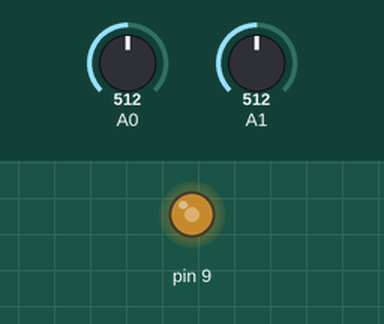
The sketch below on a simulated Arduino Uno, built with avr-gcc and run on an emulated ATmega328P. On the bench: output pins drawn as LEDs (lit = HIGH). Inputs (shaded band) come from the test bench; at power-on: A1 = 512, A0 = 512.

Above: at 1.2 s.
1.3 s: A1 set to 716
At 2.0 s:
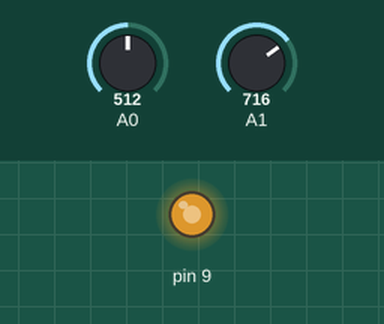
2.8 s: A0 set to 0
At 3.1 s:
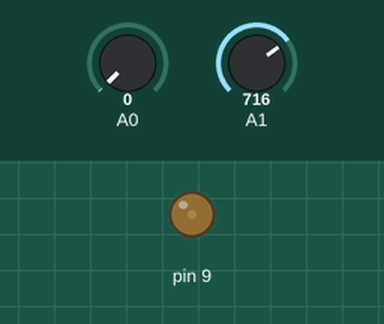
4.3 s: A0 set to 122
At 5.5 s:
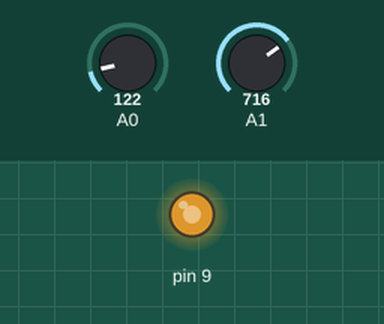
5.8 s: A1 set to 900
At 6.6 s:
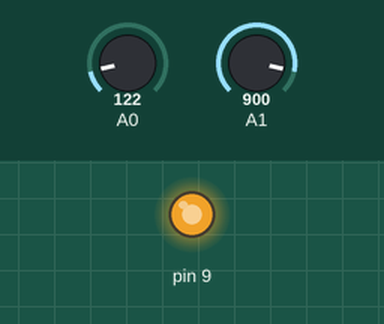
Timing chart, 0 to 8.3 s (numbered marks = the images above; inputs shaded):
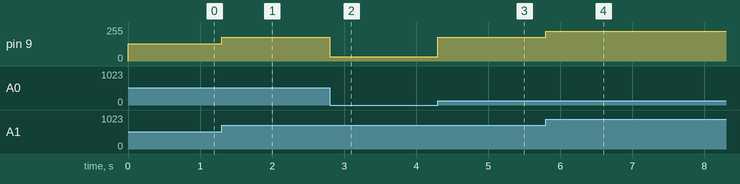

Measured:
- after the input at 1.3 s, pin 9: 128/255 → 178/255 at once
- after the input at 2.8 s, pin 9: 178/255 → 31/255 at once
- after the input at 4.3 s, pin 9: 31/255 → 178/255 at once
- after the input at 5.8 s, pin 9: 178/255 → 224/255 at once

The sketch:

praktikum_7-3.ino
```cpp
int setCycles;
int setDuty;

void set(int cycles,float duty){
  char oldSREG;
  int dutyCycle = cycles*duty;
  if (dutyCycle < 6) {
    dutyCycle = 6;
  }
  if (dutyCycle > 1015) {
    dutyCycle = 1015;
  }
  if (cycles < 50) {
    cycles = 50;
  }
  oldSREG = SREG;
  cli();
  ICR1 = cycles;
  OCR1A = dutyCycle;
  SREG = oldSREG;
}

void setup() {
  TCCR1A = 0;
  TCCR1B = _BV(WGM13);
  TCCR1B &= ~(_BV(CS10) | _BV(CS11) | _BV(CS12));
  TCCR1B |= _BV(CS10);
  DDRB |= _BV(PORTB1);
  TCCR1A |= _BV(COM1A1);
}

void loop() {
  int temp_cycles = analogRead(A0);
  int temp_duty = analogRead(A1);
  if (temp_cycles != setCycles || temp_duty != setDuty){
    setCycles = temp_cycles;
    setDuty = temp_duty;
    set(setCycles, setDuty / 1024.0);
  }
}
```
